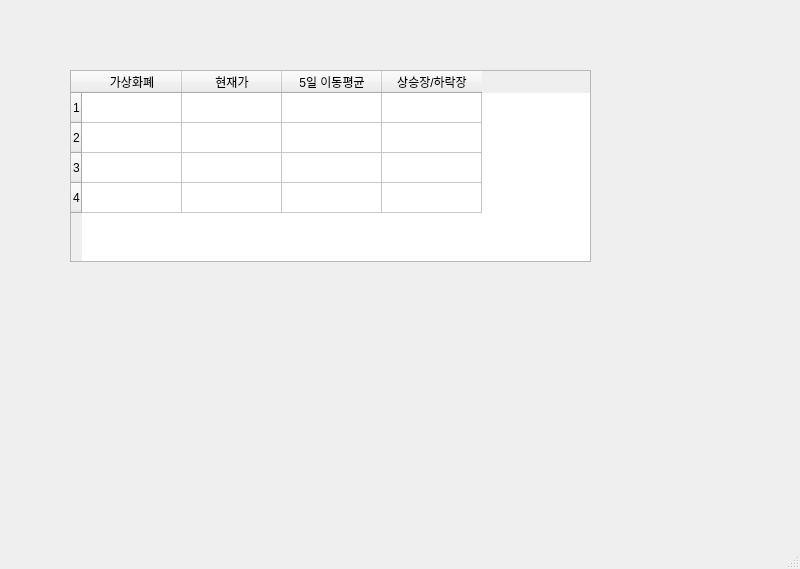
<?xml version="1.0" encoding="UTF-8"?>
<ui version="4.0">
 <class>MainWindow</class>
 <widget class="QMainWindow" name="MainWindow">
  <property name="geometry">
   <rect>
    <x>0</x>
    <y>0</y>
    <width>800</width>
    <height>569</height>
   </rect>
  </property>
  <property name="windowTitle">
   <string>MainWindow</string>
  </property>
  <widget class="QWidget" name="centralwidget">
   <widget class="QTableWidget" name="tableWidget">
    <property name="geometry">
     <rect>
      <x>70</x>
      <y>70</y>
      <width>521</width>
      <height>192</height>
     </rect>
    </property>
    <property name="rowCount">
     <number>4</number>
    </property>
    <row/>
    <row/>
    <row/>
    <row/>
    <column>
     <property name="text">
      <string>가상화폐</string>
     </property>
    </column>
    <column>
     <property name="text">
      <string>현재가</string>
     </property>
    </column>
    <column>
     <property name="text">
      <string>5일 이동평균</string>
     </property>
    </column>
    <column>
     <property name="text">
      <string>상승장/하락장</string>
     </property>
    </column>
   </widget>
  </widget>
  <widget class="QMenuBar" name="menubar">
   <property name="geometry">
    <rect>
     <x>0</x>
     <y>0</y>
     <width>800</width>
     <height>26</height>
    </rect>
   </property>
  </widget>
  <widget class="QStatusBar" name="statusbar"/>
 </widget>
 <resources/>
 <connections/>
</ui>
